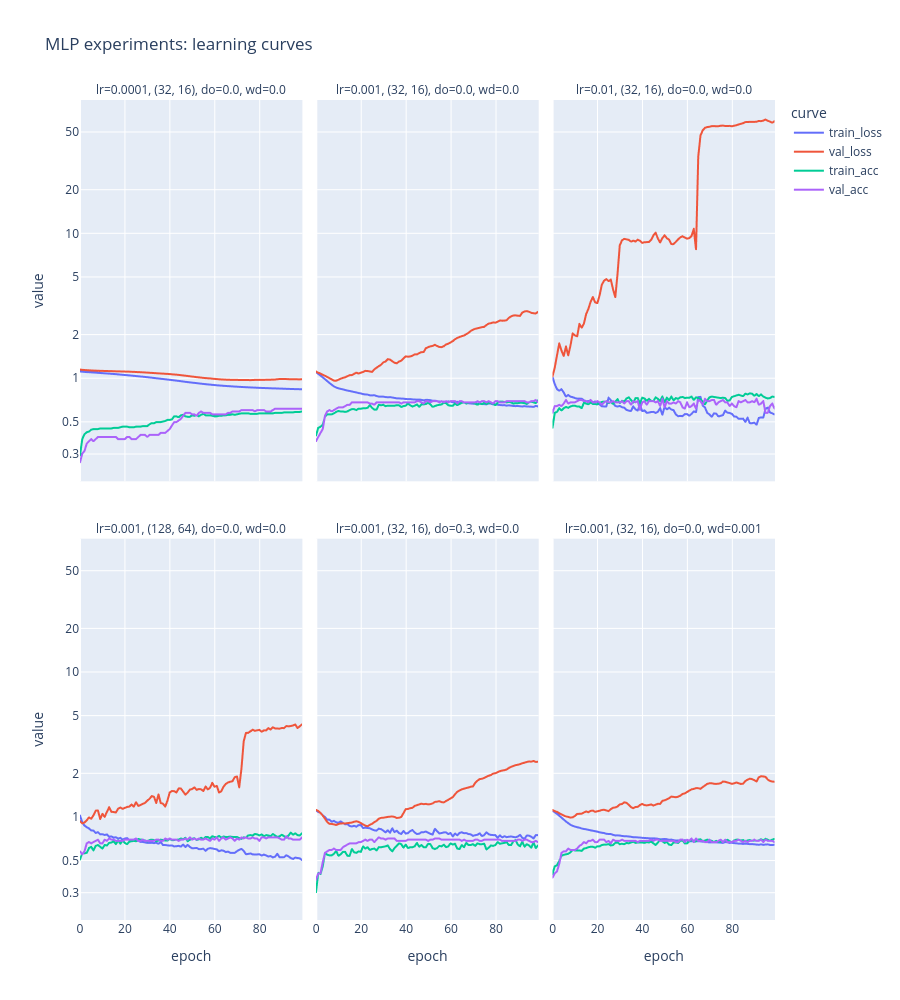

Notebook code cell kept with this figure:
### Code cell
curves = []
for i, row in results.iterrows():
    h = pd.DataFrame(row["history"])
    h["epoch"] = range(len(h))
    h["run"] = f"lr={row['lr']}, {row['hidden_dims']}, do={row['dropout']}, wd={row['weight_decay']}"
    curves.append(h)
curves = pd.concat(curves).melt(id_vars=["epoch", "run"], var_name="curve", value_name="value")

fig = px.line(curves, x="epoch", y="value", color="curve", facet_col="run", facet_col_wrap=3,
              log_y=True, height=1000, title="MLP experiments: learning curves")
fig.update_yaxes(tickvals=[0.3, 0.5, 1, 2, 5, 10, 20, 50], ticktext=["0.3", "0.5", "1", "2", "5", "10", "20", "50"])
fig.for_each_annotation(lambda a: a.update(text=a.text.split("=", 1)[1]))
fig.show()
